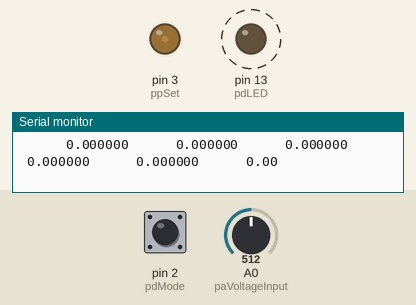
Simulated run of this sketch. Board: Arduino Uno, built with avr-gcc and run on an emulated ATmega328P. Shown: output pins drawn as LEDs (lit = HIGH), the last lines printed to the serial monitor. Dashed ring = blinking. Inputs (shaded band) come from the test bench; at power-on: A0 (paVoltageInput) = 512, pin 2 (pdMode) HIGH. At 15.3 s the program stops and its outputs stay as they are.

Above: at 4.2 s.
4.3 s: A0 (paVoltageInput) set to 716
At 10.81 s:
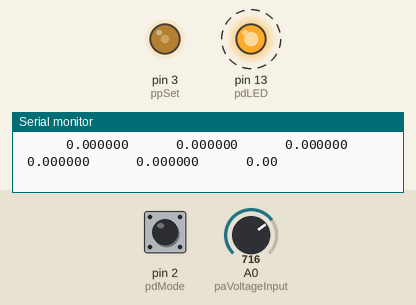
At 16.4 s:
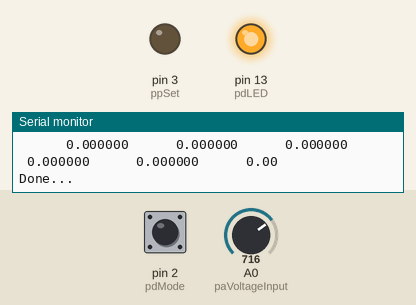
Timing chart, 0 to 16.8 s (numbered marks = the images above; inputs shaded):
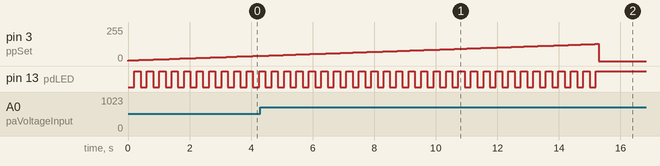

Measured:
- by itself, pin 3 (ppSet): rises from 40/255 to 128/255 in 10.8 s, then falls to 0/255 in 0.12 s
- by itself, pin 13 (pdLED): alternates HIGH for 0.20 s and LOW for 0.20 s, 54 changes in all, then stays HIGH

The sketch:

powerSupplyTestLoad.ino
```cpp
#define PROGNAME "powerSupplyTestLoad.ino"
#define VERSION "1.0.0"
#define VERDATE "2017-11-12"

/*
  Connect to a power supply and record its voltage output at a range of currents

  We control the current sink by changing the PWM average voltage going into an op-amp.
  The load resistor's value is known, and the op-amp is set up so that the PWM voltage
  is matched by the voltage dropped by the load resistors.

  The PWM is sent through a Sallen-Key low-pass filter (which uses an op-amp, 2 capacitors,
  and 2 resistors) to limit ripple while allowing good response time.
  See design tool at <http://sim.okawa-denshi.jp/en/OPstool.php>

  Asking for fc = 20Hz with damping ratio psi = 1.0, we are given the suggested values:
    R1 = 8.2kΩ, R2 = 8.2kΩ, C1 = 1uF, C2 = 1uF
  it calculates
    Cut-off frequency fc = 19.409139401451[Hz]
    Quality factor Q = 0.5
    Damping ratio ζ = 1
    500Hz -> -60dB
    From table of step response:
      Apparent 50ms rise time to 98%
      At 1.0ms, 0.8% change in value. 0.8% of 5V change is 40mV.
  The scope shows a PWM ripple of 13mV. Still more that I'd like to see...
  Scope shows 36ms rise time.
  Use these values. We are looking for DUT voltage changes on the order of 100mV, so
  ripple is OK, sort of.

  SEE THE CIRCUIT AT pro2:/Documents/Develop/eagle/Electronic_Load/electronic_load.sch

  We step the PWM value through its entire range and read back the current
  provided to the current sink by the power supply under test.

  Program and device calibration

    Calibrate the current sunk vs the control voltage

    Verify the filtering by scoping the load resistor

  Voltage feedback calibration
    ( to enable testing of power supplies whose output voltage exceeds the 5V capacity
     of the Arduino's A2D )
    Connect the device to a known voltage source of 5VDC, with the control voltage GROUNDED
    to assure no load on the power supply.
    Run the program with the Mode pin grounded and adjust pot until counts is right

  To test the program, I set TESTING to 1 and loaded it.
  Start it with wire from pdMode ( pin 2 ) to GND, calibrated 5VDC source to adjust pot.
  Then remove the wire and it will set the first power level. Make meter measurements,
  cycle wire, and read program output. Repeat.

  To use the program, start it with wire from pdMode ( pin 2 ) to GND,
  calibrated 5VDC source to adjust pot.
  Then remove the wire and it will run through its cycle.
*/

#include <Stats.h>
#include <FormatFloat.h>

#define VERBOSE 4
#define TESTING 0


const unsigned long BAUDRATE = 115200;
const unsigned short paVoltageInput = A0;
const unsigned short pdMode  =  2;
const unsigned short ppSet   =  3;
const unsigned short pdLED   = 13;

const int nStepsPWM = 256;
const float initialCurrent_a = 0.100;
const float finalCurrent_a   = 2.500;

const float rSense = 0.975;
const float a2dHeadroom_v = 0.5;
const float fCountsToVolts = ( 5.0 + a2dHeadroom_v ) / 1024.0;

#define bufLen 80
#define fbufLen 14
char strBuf[bufLen], strFBuf[fbufLen];

void setup () {

  Serial.begin ( BAUDRATE );
  while ( !Serial && millis() < 2000 );

  pinMode ( pdMode, INPUT_PULLUP );
  pinMode ( pdLED, OUTPUT );

  #if VERBOSE >= 2

    Serial.print ( "\n\n" );
    Serial.print ( PROGNAME );
    Serial.print ( " v");
    Serial.print ( VERSION );
    Serial.print ( " (" );
    Serial.print ( VERDATE );
    Serial.print ( ")\n\n" );

  #endif

  int modeCalibrate = 1 - digitalRead ( pdMode );
  analogWrite ( ppSet, 0 );
  while ( modeCalibrate ) {
    // calibrate pot by setting it to a known 5V

    const int lookingForCounts = 5.0 / fCountsToVolts;
    int lastCounts = -5;
    // const int hysteresis = 5;
    // unsigned long countsLastChangedAt_ms = 0UL;
    // const unsigned long okTimeout_ms = 4000UL;

    // while ( ( millis() - countsLastChangedAt_ms ) < okTimeout_ms ) {
      int counts = analogRead ( paVoltageInput );
      static unsigned long lastPrintedAt_ms = 0UL;
      const unsigned long printInterval_ms = 500UL;
      if ( ( millis() - lastPrintedAt_ms ) > printInterval_ms ) {
        Serial.print ( "counts: " ); Serial.print ( counts );
        Serial.print ( "; looking for " ); Serial.print ( lookingForCounts );
        Serial.println ();
        lastPrintedAt_ms = millis();
      }
    //   if ( abs ( counts - lastCounts ) > hysteresis ) {
    //     lastCounts = counts;
    //     countsLastChangedAt_ms = millis();
    //   }
    // }
    modeCalibrate = 1 - digitalRead ( pdMode );
    static unsigned long lastThrobAt_ms = 0UL;
    const unsigned long throbberInterval_ms = 100UL;

    if ( ( millis() - lastThrobAt_ms ) > throbberInterval_ms ) {
      digitalWrite ( pdLED, 1 - digitalRead ( pdLED ) );
      lastThrobAt_ms = millis();
    }
  }
  Serial.println ( "Done calibrating..." );
}

int volts2counts ( float command_v ) {
  // nStepsPWM is 256
  return ( round ( command_v / 5.0 * ( nStepsPWM - 1 ) ) );
}

void loop () {

  float control_v;
  float loadCurrent_a;
  float measuredVoltage_v, voltageVariability_v;

  const int finalCurrentCommand_counts = round ( nStepsPWM * finalCurrent_a / 5.0 );

  static unsigned long lastVoltageChangeAt_ms = millis();
  #if TESTING == 0
    // want 256 steps in less than 30 sec, so at least 10 steps / sec
    const unsigned long voltageChangeSettlingTime_ms = 50UL;
    const int nSteps = nStepsPWM;
  #else
    const unsigned long voltageChangeSettlingTime_ms = 0UL; // 10000UL;
    const int nSteps = 8;
  #endif

  const float deltaCurrent_a   = ( finalCurrent_a - initialCurrent_a ) / ( nSteps - 1 );

  float command_a = initialCurrent_a;
  float command_v = command_a * rSense;
  // PWM: 500Hz; 255 counts = 5V;
  int command_counts = volts2counts ( command_v );
  analogWrite ( ppSet, command_counts );

  while ( command_counts <= finalCurrentCommand_counts ) {

    // in testing and calibration, we might set voltageChangeSettlingTime_ms to zero and
    // wait for a button press before proceeding to the next commanded current
    // otherwise, we proceed after voltageChangeSettlingTime_ms

    if ( voltageChangeSettlingTime_ms
           ? ( ( millis() - lastVoltageChangeAt_ms ) > voltageChangeSettlingTime_ms )
           : ! digitalRead ( pdMode ) ) {

      // if we're using the button, wait here for button release & debounce
      if ( ! voltageChangeSettlingTime_ms ) {
        unsigned long lastButtonAt_ms = millis();
        while ( ( millis() - lastButtonAt_ms ) < 50UL ) {
          if ( ! digitalRead ( pdMode ) ) lastButtonAt_ms = millis();
        }
      }

      // Sample. Take a many readings to smooth the results
      int samplingPeriod_us = 4000UL;
      // int nReadingsDesired = 10;
      // unsigned long lastSampleAt_us = 0UL;
      // const unsigned long sampleInterval_us = samplingPeriod_us / nReadingsDesired;
      static Stats samples = Stats();
      samples.reset();
      unsigned long firstSampleAt_us = micros();
      // while ( samples.num() < nReadingsDesired ) {
      while ( ( micros() - firstSampleAt_us ) < samplingPeriod_us ) {
        // if ( ( micros() - lastSampleAt_us ) > sampleInterval_us ) {
          samples.record ( analogRead ( paVoltageInput ) );
        //   lastSampleAt_us = micros();
        // }
      }
      // unsigned long actualSamplingPeriod_us = micros() - firstSampleAt_us;  // s.b. samplingPeriod_us
      // Serial.print ( samplingPeriod_us ); Serial.print ( "\t" );
      // Serial.print ( actualSamplingPeriod_us ); Serial.print ( "\t" );
      // Serial.print ( actualSamplingPeriod_us ); Serial.print ( "\t" );      // 100 samples take 30200us, despite intent for it to take 4000us.
      // take 10 samples instead; that takes 5220us
      // we actually get 28 samples when going by time instead of number of samples
      // 28's pretty good, spread over 4ms or 2 cycles
      // Serial.print ( samples.num() ); Serial.print ( "\t" );

      measuredVoltage_v = samples.mean() * fCountsToVolts;
      voltageVariability_v = samples.stDev() * fCountsToVolts;

      // strncpy ( strBuf, "", bufLen );
      snprintf ( strBuf, bufLen, "%d\t", command_counts );
      formatFloat(strFBuf, fbufLen, command_a, 3);             // command amps
      strncat ( strBuf, strFBuf, bufLen );
      strncat ( strBuf, "\t", bufLen );
      formatFloat(strFBuf, fbufLen, measuredVoltage_v, 3);     // measured voltage
      strncat ( strBuf, strFBuf, bufLen );
      strncat ( strBuf, "\t", bufLen );
      formatFloat(strFBuf, fbufLen, voltageVariability_v, 6);  // stDev voltage
      strncat ( strBuf, strFBuf, bufLen );
      Serial.println ( strBuf );

      // go to next setting
      command_a += deltaCurrent_a;
      command_v = command_a * rSense;
      command_counts = volts2counts ( command_v );
      if ( command_counts <= finalCurrentCommand_counts ) {
        analogWrite ( ppSet, command_counts );
        lastVoltageChangeAt_ms = millis();
      }
    }

    static unsigned long lastThrobAt_ms = 0UL;
    const unsigned long throbberInterval_ms = 200UL;
    if ( ( millis() - lastThrobAt_ms ) > throbberInterval_ms ) {
      digitalWrite ( pdLED, 1 - digitalRead ( pdLED ) );
      lastThrobAt_ms = millis();
    }

    delay ( 2 );


    /*
      Results during testing:

        MOD-powerSupplyTestLoad.ino v0.2.0 (2017-10-26)

        Done calibrating...
        0.100	4.947
        0.100	5.006
        0.109	5.006
        0.119	5.006
        0.128	4.936
        0.138	5.006
        0.147	5.006
        0.156	5.006
        0.166	4.909
        0.175	5.006
        0.185	5.006
        0.194	5.006
        0.204	4.904
        0.213	5.006
        0.222	5.006
        0.232	5.006
        0.241	4.872
        0.251	5.011
        0.260	5.011
        0.269	5.006
        0.279	4.866
        0.288	5.006
        0.298	5.011
        0.307	5.006
        0.316	4.925
        0.326	5.011
        0.335	4.990
        0.345	4.990
        0.354	4.195
        0.364	4.952
        0.373	4.931
        0.382	4.947
        0.392	4.748
        0.401	4.866
        0.411	4.898
        0.420	4.888
        0.429	4.603
        0.439	4.796
        0.448	4.839
        0.458	4.743
        0.467	4.705
        0.476	4.737
        0.486	4.796
        0.495	4.501
        0.505	4.619
        0.514	4.678
        0.524	4.753
        0.533	4.490
        0.542	4.555
        0.552	4.651
        0.561	4.721
        0.571	3.722
        0.580	4.877
        0.589	4.598
        0.599	4.684
        0.608	3.636
        0.618	4.904
        0.627	4.549
        0.636	4.646
        0.646	3.432
        0.655	4.630
        0.665	4.555
        0.674	4.625
        0.684	3.292
        0.693	4.802
        0.702	4.506
        0.712	4.603
        0.721	3.019
        0.731	4.855
        0.740	4.485
        0.749	4.582
        0.759	2.917
        0.768	4.415
        0.778	4.453
        0.787	4.549
        0.796	2.696
        0.806	4.383
        0.815	4.431
        0.825	4.539
        0.834	2.476
        0.844	4.334
        0.853	4.431
        0.862	4.426
        0.872	2.342
        0.881	4.297
        0.891	4.404
        0.900	4.340
        0.909	2.342
        0.919	4.259
        0.928	4.383
        0.938	4.179
        0.947	2.256
        0.956	4.222
        0.966	4.372
        0.975	3.432
        0.985	1.971
        0.994	4.206
        1.004	4.367
        1.013	3.239
        1.022	3.330
        1.032	4.173
        1.041	4.340
        1.051	2.949
        1.060	2.691
        1.069	4.136
        1.079	4.324
        1.088	2.879
        1.098	3.776
        1.107	4.109
        1.116	4.308
        1.126	2.745
        1.135	2.686
        1.145	4.082
        1.154	4.313
        1.164	2.583
        1.173	3.137
        1.182	4.141
        1.192	4.308
        1.201	2.347
        1.211	4.093
        1.220	4.146
        1.229	4.109
        1.239	2.229
        1.248	4.034
        1.258	4.152
        1.267	3.164
        1.276	2.240
        1.286	4.189
        1.295	4.146
        1.305	3.545
        1.314	2.100
        1.324	3.985
        1.333	4.157
        1.342	2.911
        1.352	2.025
        1.361	3.953
        1.371	4.168
        1.380	2.616
        1.389	2.691
        1.399	3.921
        1.408	4.179
        1.418	2.385
        1.427	2.567
        1.436	3.985
        1.446	4.146
        1.455	2.288
        1.465	2.734
        1.474	3.991
        1.484	3.808
        1.493	2.191
        1.502	3.593
        1.512	4.012
        1.521	3.180
        1.531	2.100
        1.540	3.862
        1.549	4.007
        1.559	3.029
        1.568	2.046
        1.578	3.862
        1.587	4.007
        1.596	2.761
        1.606	2.009
        1.615	3.840
        1.625	4.012
        1.634	2.583
        1.644	1.977
        1.653	3.819
        1.662	4.023
        1.672	2.460
        1.681	1.950
        1.691	3.808
        1.700	4.028
        1.709	2.385
        1.719	1.928
        1.728	3.781
        1.738	4.028
        1.747	2.272
        1.756	1.864
        1.766	3.776
        1.775	3.604
        1.785	2.165
        1.794	3.040
        1.804	3.765
        1.813	4.334
        1.822	2.127
        1.832	1.901
        1.841	3.856
        1.851	2.959
        1.860	2.046
        1.869	2.691
        1.879	3.883
        1.888	2.637
        1.898	1.977
        1.907	3.663
        1.916	3.894
        1.926	2.455
        1.935	1.944
        1.945	3.733
        1.954	3.937
        1.964	2.234
        1.973	1.896
        1.982	3.711
        1.992	3.754
        2.001	2.165
        2.011	1.885
        2.020	3.695
        2.029	3.507
        2.039	2.138
        2.048	1.885
        2.058	3.690
        2.067	3.223
        2.076	2.100
        2.086	1.875
        2.095	3.674
        2.105	3.104
        2.114	2.046
        2.124	1.950
        2.133	3.760
        2.142	2.675
        2.152	1.993
        2.161	1.687
        2.171	3.776
        2.180	2.492
        2.189	1.950
        2.199	2.997
        2.208	3.760
        2.218	2.487
        2.227	1.934
        2.236	2.546
        2.246	3.787
        2.255	2.315
        2.265	1.917
        2.274	3.561
        2.284	3.797
        2.293	2.245
        2.302	1.896
        2.312	3.953
        2.321	3.658
        2.331	2.132
        2.340	1.875
        2.349	3.620
        2.359	4.222
        2.368	2.084
        2.378	1.864
        2.387	3.609
        2.396	2.729
        2.406	1.993
        2.415	1.842
        2.425	3.588
        2.434	2.471
        2.444	1.939
        2.453	1.708
        2.462	3.690
        2.472	2.299
        2.481	1.907
        2.491	2.234
        Done...

      The commanded current and the calculated current are identical. My mistake for
      thinking they would be different - calculated the same way from the same data!

      The third value, though, is the measured voltage. This variation is most likely
      from the ripple in the PWM. Need to scope this value as we step slowly.

    */


  }

  analogWrite ( ppSet, 0 );
  Serial.println ( "Done..." );
  while ( 1 ) delay ( 20 );

}
```
